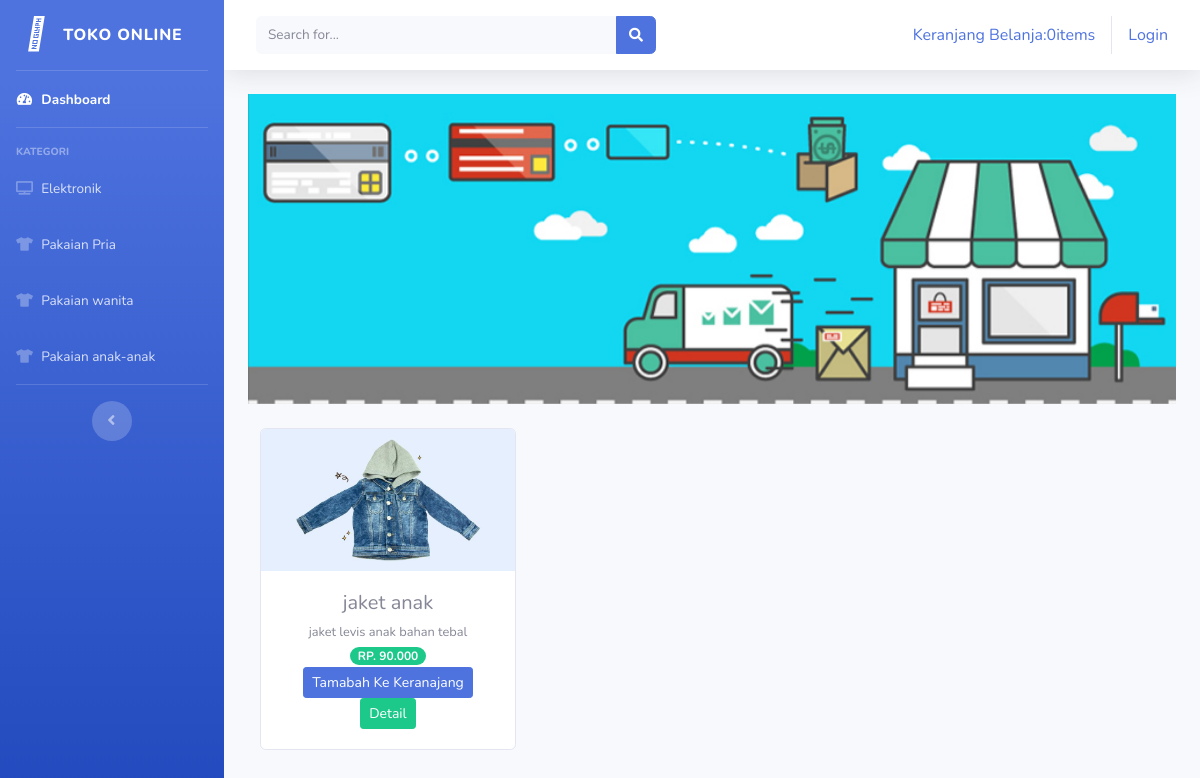
Page /index.php/kategori/pakaian_anak_anak on the committed database.
### tables this page shows
CREATE TABLE `tb_barang` (
  `id_brg` int(11) NOT NULL,
  `nama_brg` varchar(120) NOT NULL,
  `keterangan` varchar(225) NOT NULL,
  `kategori` varchar(60) NOT NULL,
  `harga` int(11) NOT NULL,
  `stok` int(4) NOT NULL,
  `gambar` text NOT NULL
);

### application/controllers/kategori.php (called while the page is built, shortened)
<?php
class Kategori extends CI_Controller
{
    public function pakaian_anak_anak()
    {
        $data['pakaian_anak_anak'] = $this->model_kategori->data_pakaian_anak_anak()->result();
        $this->load->view('templates/header');
        $this->load->view('templates/sidebar');
        $this->load->view('pakaian_anak_anak', $data);
        $this->load->view('templates/footer');
    }
}

### index.php (called while the page is built, shortened)
<?php
require_once BASEPATH.'core/CodeIgniter.php';

### application/models/model_kategori.php (called while the page is built, shortened)
<?php
class model_kategori extends CI_Model
{
    public function data_pakaian_anak_anak()
    {
        return $this->db->get_where('tb_barang', array('kategori' => 'pakaian anak-anak'));
    }
}

### application/views/pakaian_anak_anak.php (the view, shortened to what this page needs)
<div class="container-fluid">
    <div id="carouselExampleSlidesOnly" class="carousel slide" data-bs-ride="carousel">
        <div class="carousel-inner">
            <div class="carousel-item active">
                <img src="<?php echo base_url('assets/img/slider1.jpg') ?>" class="d-block w-100" alt="...">
            </div>
        </div>
    </div>
    <div class="row text-center mt-4">
        <?php foreach ($pakaian_anak_anak as $brg) : ?>
            <div class="card ml-4" style="width: 16rem;">
                <img src="<?php echo base_url() . '/uploads/' . $brg->gambar ?>" class="card-img-top" alt="...">
                <div class="card-body">
                    <h5 class="card-title mb-1"><?php echo $brg->nama_brg ?></h5>
                    <small><?php echo $brg->keterangan ?></small>
                    <span class="badge badge-pill badge-success">RP. <?php echo number_format($brg->harga, 0, ',', '.') ?></span>
                    <?php echo anchor('dashbord/tambah_ke_keranjang/' . $brg->id_brg, '<div class="btn btn-sm btn-primary">Tamabah Ke Keranajang</div>') ?>
                    <?php echo anchor('dashbord/detail/' . $brg->id_brg, '<div class="btn btn-sm btn-success">Detail</div>') ?>
                </div>
            </div>
        <?php endforeach; ?>
    </div>
</div>

### rows in the picture
tb_barang: gambar (picture), nama_brg "jaket anak", keterangan "jaket levis anak bahan tebal", harga "90.000", id_brg "Tamabah Ke Keranajang", id_brg "Detail"

### other values in the picture
anchor('dashbord/detail_keranjang', $keranjang) "Keranjang Belanja:0items"
anchor('auth/login', 'Login') "Login"
